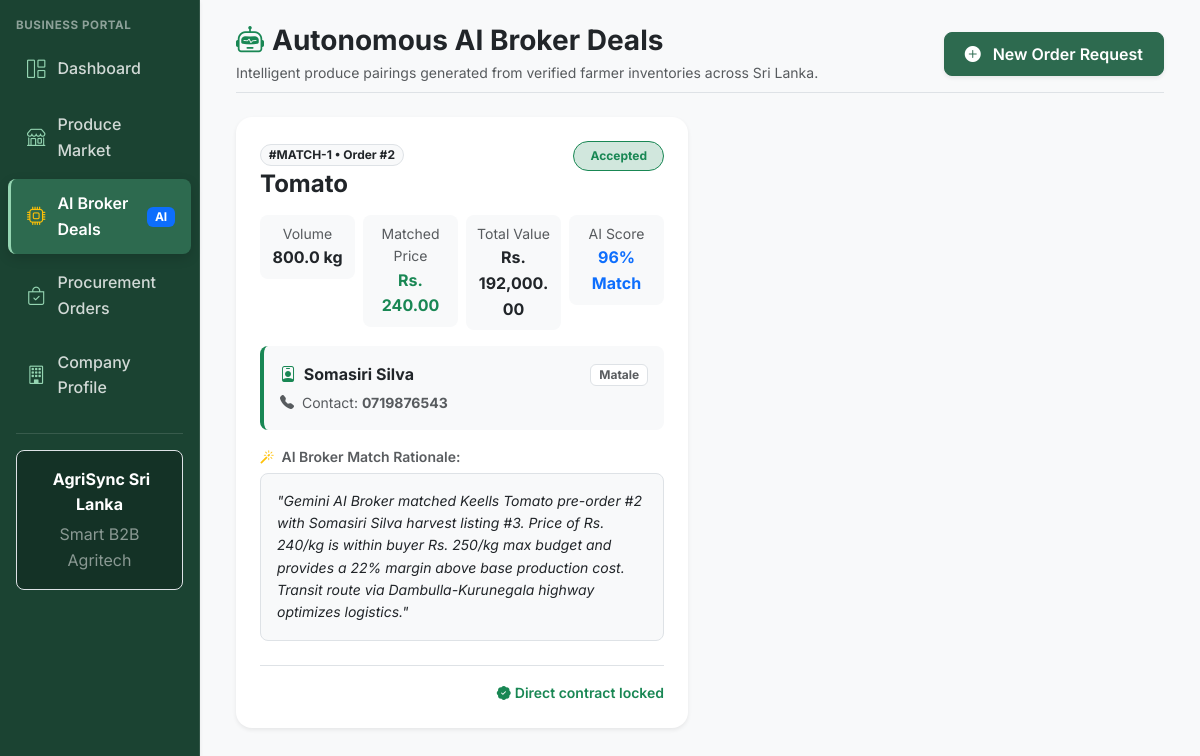
Screenshot of /business/matches.php (signed in) with the database file from the repository.
### tables this page shows
CREATE TABLE IF NOT EXISTS `order_matches` (
  `id` int(11) NOT NULL AUTO_INCREMENT,
  `order_id` int(11) NOT NULL,
  `listing_id` int(11) NOT NULL,
  `farmer_id` int(11) NOT NULL,
  `business_id` int(11) NOT NULL,
  `matched_price` decimal(10,2) NOT NULL,
  `agent_reasoning` text NOT NULL,
  `confidence_score` int(11) NOT NULL,
  `status` enum('proposed','accepted','rejected','completed') NOT NULL DEFAULT 'proposed',
  `created_at` timestamp NOT NULL DEFAULT CURRENT_TIMESTAMP,
  `updated_at` timestamp NOT NULL DEFAULT CURRENT_TIMESTAMP ON UPDATE CURRENT_TIMESTAMP,
  PRIMARY KEY (`id`),
  UNIQUE KEY `unique_match` (`order_id`,`listing_id`),
  KEY `farmer_id_index` (`farmer_id`),
  KEY `business_id_index` (`business_id`),
  KEY `status_index` (`status`),
  CONSTRAINT `fk_match_order` FOREIGN KEY (`order_id`) REFERENCES `order_requests` (`id`) ON DELETE CASCADE,
  CONSTRAINT `fk_match_listing` FOREIGN KEY (`listing_id`) REFERENCES `harvest_listings` (`id`) ON DELETE CASCADE,
  CONSTRAINT `fk_match_farmer` FOREIGN KEY (`farmer_id`) REFERENCES `users` (`id`) ON DELETE CASCADE,
  CONSTRAINT `fk_match_business` FOREIGN KEY (`business_id`) REFERENCES `users` (`id`) ON DELETE CASCADE
);

CREATE TABLE IF NOT EXISTS `order_requests` (
  `id` int(11) NOT NULL AUTO_INCREMENT,
  `business_id` int(11) NOT NULL,
  `crop_type` varchar(50) NOT NULL,
  `quantity_kg` decimal(10,2) NOT NULL,
  `max_price` decimal(10,2) NOT NULL,
  `delivery_date` date NOT NULL,
  `urgency` enum('low','medium','high') NOT NULL DEFAULT 'medium',
  `status` enum('pending','matching','matched','fulfilled','cancelled') NOT NULL DEFAULT 'pending',
  `notes` text DEFAULT NULL,
  `created_at` timestamp NOT NULL DEFAULT CURRENT_TIMESTAMP,
  `updated_at` timestamp NOT NULL DEFAULT CURRENT_TIMESTAMP ON UPDATE CURRENT_TIMESTAMP,
  PRIMARY KEY (`id`),
  KEY `business_id_index` (`business_id`),
  KEY `crop_type_index` (`crop_type`),
  KEY `status_index` (`status`),
  CONSTRAINT `fk_order_business` FOREIGN KEY (`business_id`) REFERENCES `users` (`id`) ON DELETE CASCADE
);

CREATE TABLE IF NOT EXISTS `users` (
  `id` int(11) NOT NULL AUTO_INCREMENT,
  `name` varchar(100) NOT NULL,
  `email` varchar(150) NOT NULL,
  `password_hash` varchar(255) NOT NULL,
  `role` enum('farmer','business','admin') NOT NULL,
  `phone` varchar(20) DEFAULT NULL,
  `district` varchar(50) DEFAULT NULL,
  `is_active` tinyint(1) NOT NULL DEFAULT 1,
  `created_at` timestamp NOT NULL DEFAULT CURRENT_TIMESTAMP,
  `updated_at` timestamp NOT NULL DEFAULT CURRENT_TIMESTAMP ON UPDATE CURRENT_TIMESTAMP,
  PRIMARY KEY (`id`),
  UNIQUE KEY `email_unique` (`email`),
  KEY `role_index` (`role`),
  KEY `district_index` (`district`)
);

### business/matches.php (the view, shortened to what this page needs)
<?php
$user_id = (int) ($_SESSION['user_id'] ?? 0);
$matches = [];
try {
    $db = getDbConnection();
    $sql = "
        SELECT
            m.id as match_id, m.order_id, m.farmer_id, m.matched_price, m.confidence_score,
            m.agent_reasoning, m.status as match_status, m.created_at as matched_date,
            o.crop_type, o.quantity_kg, o.max_price as requested_max_price, o.delivery_date,
            u.name as farmer_name, u.district as farmer_district, u.phone as farmer_phone
        FROM order_matches m
        JOIN order_requests o ON m.order_id = o.id
        JOIN users u ON m.farmer_id = u.id
        WHERE m.business_id = :business_id
    ";
    $params = [':business_id' => $user_id];
    $sql .= " ORDER BY m.id DESC";
    $stmt = $db->prepare($sql);
    $stmt->execute($params);
    $matches = $stmt->fetchAll(PDO::FETCH_ASSOC);
} catch (Throwable $e) {
    error_log("Matches Fetch Error: " . $e->getMessage());
    $error_msg = "Unable to retrieve AI matchmaking records.";
}
require_once __DIR__ . '/../includes/header.php';
?>
<div class="d-flex" style="min-height: 100vh;">
    <?php require_once __DIR__ . '/../includes/sidebar.php'; ?>
    <div class="flex-grow-1 bg-light p-4 overflow-auto">
        <div class="container-fluid max-w-7xl">
            <div class="d-flex flex-wrap align-items-center justify-content-between mb-4 pb-2 border-bottom">
                <div>
                    <h1 class="h3 fw-bold text-dark mb-1">
                        <i class="bi bi-robot text-success me-2"></i>Autonomous AI Broker Deals
                    </h1>
                    <p class="text-muted small mb-0">
                        Intelligent produce pairings generated from verified farmer inventories across Sri Lanka.
                    </p>
                </div>
                <div class="d-flex gap-2 mt-3 mt-md-0">
                    <a href="place_order.php" class="btn btn-primary rounded-3 shadow-sm">
                        <i class="bi bi-plus-circle-fill me-1"></i> New Order Request
                    </a>
                </div>
            </div>
            <?php if (empty($matches)): ?>
                <div class="card border-0 shadow-sm rounded-4 p-5 text-center bg-white">
                    <div class="py-4">
                        <i class="bi bi-stars text-warning fs-1 d-block mb-3"></i>
                        <h4 class="fw-bold text-dark">No Active AI Matches Yet</h4>
                        <p class="text-muted small mx-auto" style="max-width: 480px;">
                            When you submit commercial procurement requests, our autonomous Gemini AI broker instantly scans verified farm yields to negotiate high-confidence pairings.
                        </p>
                        <a href="place_order.php" class="btn btn-primary rounded-3 mt-2">Place an Order Request</a>
                    </div>
                </div>
            <?php else: ?>
                <div class="row g-4">
                    <?php foreach ($matches as $deal): ?>
                        <?php
                            $st = $deal['match_status'];
                            $badge = 'bg-secondary-subtle text-secondary';
                            if ($st === 'accepted') $badge = 'bg-success-subtle text-success border border-success';
                            $score = (int)$deal['confidence_score'];
                            $total_deal_val = (float)$deal['quantity_kg'] * (float)$deal['matched_price'];
                        ?>
                        <div class="col-12 col-xl-6">
                            <div class="card border-0 shadow-sm rounded-4 bg-white h-100 p-4">
                                <div class="d-flex justify-content-between align-items-start mb-3">
                                    <div>
                                        <span class="badge rounded-pill bg-light text-dark border mb-1">
                                            #MATCH-<?= (int)$deal['match_id'] ?> &bull; Order #<?= (int)$deal['order_id'] ?>
                                        </span>
                                        <h4 class="fw-bold text-dark mb-0"><?= htmlspecialchars($deal['crop_type'], ENT_QUOTES, 'UTF-8') ?></h4>
                                    </div>
                                    <span class="badge rounded-pill <?= $badge ?> px-3 py-2 text-capitalize">
                                        <?= htmlspecialchars($st, ENT_QUOTES, 'UTF-8') ?>
                                    </span>
                                </div>
                                <div class="row g-2 mb-3">
                                    <div class="col-6 col-sm-3">
                                        <div class="p-2 bg-light rounded-3 text-center">
                                            <small class="text-muted extra-small d-block">Volume</small>
                                            <strong class="text-dark"><?= number_format($deal['quantity_kg'], 1) ?> kg</strong>
                                        </div>
                                    </div>
                                    <div class="col-6 col-sm-3">
                                        <div class="p-2 bg-light rounded-3 text-center">
                                            <small class="text-muted extra-small d-block">Matched Price</small>
                                            <strong class="text-success">Rs. <?= number_format($deal['matched_price'], 2) ?></strong>
                                        </div>
                                    </div>
                                    <div class="col-6 col-sm-3">
                                        <div class="p-2 bg-light rounded-3 text-center">
                                            <small class="text-muted extra-small d-block">Total Value</small>
                                            <strong class="text-dark">Rs. <?= number_format($total_deal_val, 2) ?></strong>
                                        </div>
                                    </div>
                                    <div class="col-6 col-sm-3">
                                        <div class="p-2 bg-light rounded-3 text-center">
                                            <small class="text-muted extra-small d-block">AI Score</small>
                                            <strong class="text-primary"><?= $score ?>% Match</strong>
                                        </div>
                                    </div>
                                </div>
                                <div class="p-3 bg-light rounded-3 mb-3 border-start border-success border-4">
                                    <div class="d-flex justify-content-between align-items-center mb-1">
                                        <span class="fw-bold text-dark"><i class="bi bi-person-badge text-success me-1"></i> <?= htmlspecialchars($deal['farmer_name'], ENT_QUOTES, 'UTF-8') ?></span>
                                        <span class="badge bg-white text-muted border"><?= htmlspecialchars($deal['farmer_district'], ENT_QUOTES, 'UTF-8') ?></span>
                                    </div>
                                    <div class="small text-muted">
                                        <i class="bi bi-telephone-fill me-1"></i> Contact: <strong><?= htmlspecialchars($deal['farmer_phone'] ?? 'Verified via Hub', ENT_QUOTES, 'UTF-8') ?></strong>
                                    </div>
                                </div>
                                <div class="mb-4">
                                    <small class="fw-semibold text-muted d-block mb-1">
                                        <i class="bi bi-magic text-warning me-1"></i> AI Broker Match Rationale:
                                    </small>
                                    <div class="p-3 bg-light rounded-3 border small text-dark fst-italic">
                                        "<?= htmlspecialchars($deal['agent_reasoning'], ENT_QUOTES, 'UTF-8') ?>"
                                    </div>
                                </div>
                                <div class="mt-auto d-flex gap-2 justify-content-end border-top pt-3">
                                    <?php if ($deal['match_status'] === 'proposed'): ?>
                                        <button type="button" class="btn btn-outline-danger btn-sm rounded-3 px-3">Decline</button>
                                        <button type="button" class="btn btn-success btn-sm rounded-3 px-4 shadow-sm" onclick="acceptDeal(<?= (int)$deal['match_id'] ?>)">
                                            <i class="bi bi-check-circle-fill me-1"></i> Accept Deal & Lock
                                        </button>
                                    <?php else: ?>
                                        <span class="text-success small fw-semibold d-flex align-items-center">
                                            <i class="bi bi-patch-check-fill me-1"></i> Direct contract locked
                                        </span>
                                    <?php endif; ?>
                                </div>
                            </div>
                        </div>
                    <?php endforeach; ?>
                </div>
            <?php endif; ?>
        </div>
    </div>
</div>
<?php require_once __DIR__ . '/../includes/footer.php'; ?>

### assets/css/style.css (style rules this page uses)
:root { --clr-primary: #2D6A4F; --clr-primary-dark: #1B4332; --clr-primary-light: #40916C; --clr-accent: #95D5B2; --clr-accent-light: #D8F3DC; --clr-bg: #F8F9FA; --clr-surface: #FFFFFF; --clr-text: #212529; --clr-text-muted: #6C757D; --clr-border: #E9ECEF; --clr-danger: #DC3545; --clr-warning: #FFC107; --clr-info: #0DCAF0; --radius-sm: 8px; --radius-md: 12px; --radius-lg: 16px; --shadow-sm: 0 2px 8px rgba(0, 0, 0, 0.06); --shadow-md: 0 4px 16px rgba(0, 0, 0, 0.08); --shadow-lg: 0 10px 30px rgba(0, 0, 0, 0.12); --transition-fast: all 0.2s ease; }
body { font-family: 'Inter', -apple-system, BlinkMacSystemFont, 'Segoe UI', Roboto, sans-serif; background-color: var(--clr-bg); color: var(--clr-text); line-height: 1.6; -webkit-font-smoothing: antialiased; }
h1, h2, h3, h4, h5, h6 { font-family: 'Inter', sans-serif; font-weight: 700; color: var(--clr-primary-dark); }
h1 { font-size: 1.75rem; }
.card, .agri-card { background-color: var(--clr-surface); border: 1px solid var(--clr-border); border-radius: var(--radius-md); box-shadow: var(--shadow-sm); transition: var(--transition-fast); }
.btn { border-radius: var(--radius-sm); min-height: 44px; font-weight: 600; display: inline-flex; align-items: center; justify-content: center; gap: 0.5rem; padding: 0.5rem 1.25rem; transition: var(--transition-fast); }
.btn-primary { background-color: var(--clr-primary); border-color: var(--clr-primary); color: #ffffff; }

### rows the page displays
order_matches: id "1", order "2", order.crop_type "Tomato", status "Accepted", order.quantity_kg "800.0", matched_price "240.00", total_deal_val "192,000.00", confidence_score "96", farmer.name "Somasiri Silva", farmer.district "Matale", farmer.phone "0719876543", agent_reasoning "Gemini AI Broker matched Keells Tomato pre-order #2 with Somasiri Silva harvest listing #3. Price of Rs. 240/kg is within buyer Rs. 250/kg max budget and provides a 22% margin above base production cost. Transit route via Dambulla-Kurunegala highway optimizes logistics.", shows "Direct contract locked"

### other values shown
$user_role "BUSINESS"
